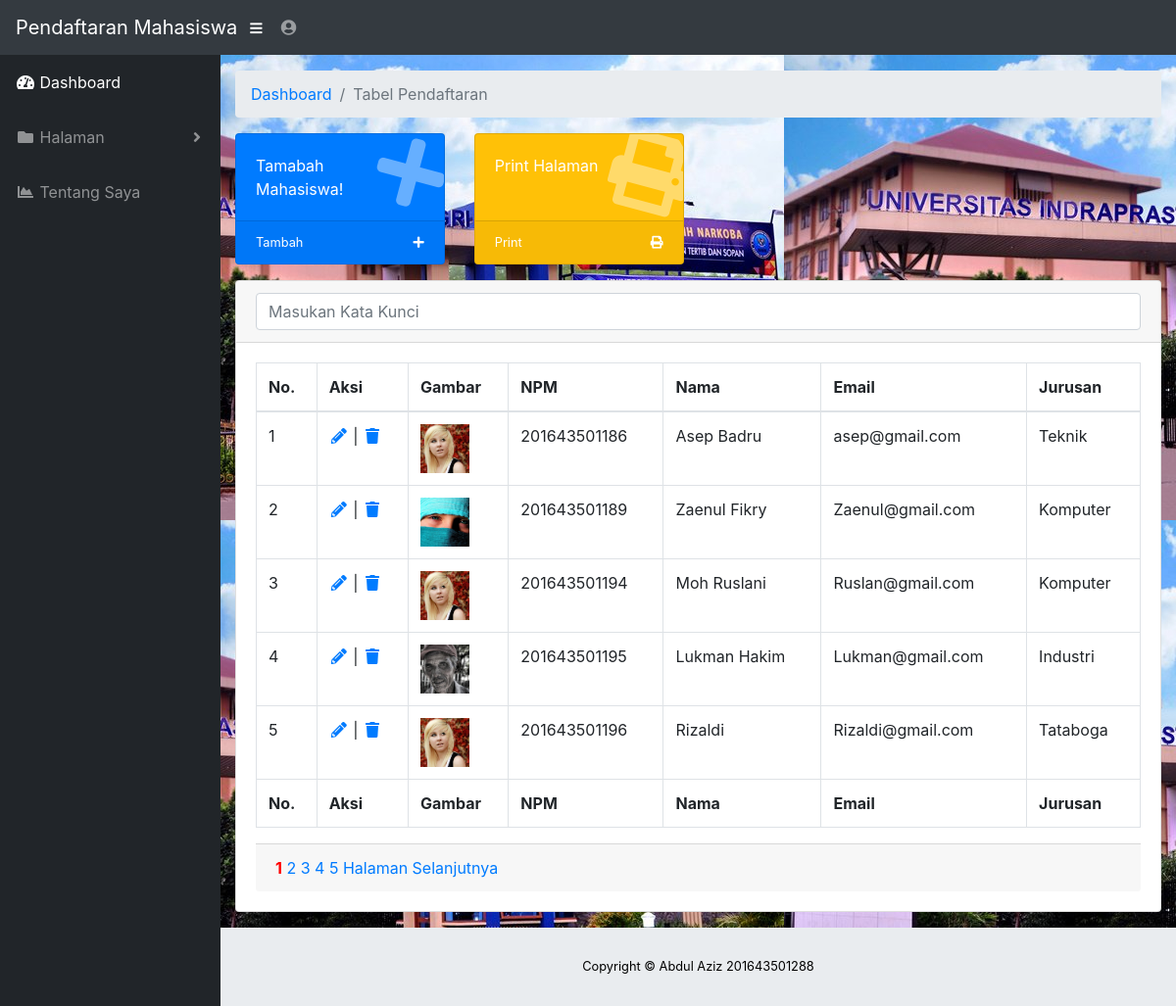
Page /15abdulaziz-edit-template2/index.php (signed in) on the committed database.
### tables this page shows
CREATE TABLE `mahasiswa` (
  `id` int(11) NOT NULL,
  `nama` varchar(200) NOT NULL,
  `npm` varchar(12) NOT NULL,
  `email` varchar(200) NOT NULL,
  `jurusan` varchar(100) NOT NULL,
  `gambar` varchar(100) NOT NULL
);

### 15abdulaziz-edit-template2/functions.php (called while the page is built, shortened)
<?php
$conn = mysqli_connect("localhost","root","","pendaftaran-mahasiswa");
function query($query){
	global $conn;
	$result = mysqli_query($conn, $query);
	$rows =[];
	while($row = mysqli_fetch_assoc($result)){
		$rows[] = $row;
	}
	return $rows;
}
?>

### 15abdulaziz-edit-template2/index.php (the view, shortened to what this page needs)
<?php
require 'functions.php';
$jumlahDataPerHalaman = 5;
$jumlahData =count(query("SELECT * FROM mahasiswa"));
$jumlahHalaman =ceil($jumlahData / $jumlahDataPerHalaman);
$halamanAktif = (isset($_GET["halaman"]))? $_GET["halaman"] :1;
$awalData = ($jumlahDataPerHalaman * $halamanAktif) - $jumlahDataPerHalaman;
$mahasiswa =query ("SELECT * FROM mahasiswa LIMIT $awalData, $jumlahDataPerHalaman");
?>
<!DOCTYPE html>
<html lang="en">
<head>
  <link href="vendor/fontawesome-free/css/all.min.css" rel="stylesheet" type="text/css">
  <link href="vendor/datatables/dataTables.bootstrap4.css" rel="stylesheet">
  <link href="css/sb-admin.css" rel="stylesheet">
  <link href="vendor/sweetalert/sweetalert2.min.css" rel="stylesheet">
</head>
<body id="page-top">
  <nav class="navbar navbar-expand navbar-dark bg-dark static-top">
    <a class="navbar-brand mr-1" href="index.html">Pendaftaran Mahasiswa</a>
    <button class="btn btn-link btn-sm text-white order-1 order-sm-0" id="sidebarToggle" href="#">
      <i class="fas fa-bars"></i>
    </button>
    <ul class="navbar-nav ml-auto ml-md-0">
      <li class="nav-item dropdown no-arrow">
        <a class="nav-link dropdown-toggle" href="#" id="userDropdown" role="button" data-toggle="dropdown" aria-haspopup="true" aria-expanded="false">
          <i class="fas fa-user-circle fa-fw"></i>
        </a>
      </li>
    </ul>
  </nav>
  <div id="wrapper">
    <ul class="sidebar navbar-nav">
      <li class="nav-item active">
        <a class="nav-link" href="index.html">
          <i class="fas fa-fw fa-tachometer-alt"></i>
          <span>Dashboard</span>
        </a>
      </li>
      <li class="nav-item dropdown">
        <a class="nav-link dropdown-toggle" href="#" id="pagesDropdown" role="button" data-toggle="dropdown" aria-haspopup="true" aria-expanded="false">
          <i class="fas fa-fw fa-folder"></i>
          <span>Halaman</span>
        </a>
      </li>
      <li class="nav-item">
        <a class="nav-link" href="charts.html">
          <i class="fas fa-fw fa-chart-area"></i>
          <span>Tentang Saya</span></a>
      </li>
    </ul>
    <div id="content-wrapper">
      <div class="container-fluid">
        <ol class="breadcrumb">
          <li class="breadcrumb-item">
            <a href="#">Dashboard</a>
          </li>
          <li class="breadcrumb-item active">Tabel Pendaftaran</li>
        </ol>
        <div class="row">
          <div class="col-xl-3 col-sm-6 mb-3">
            <div class="card text-white bg-primary o-hidden h-100">
              <div class="card-body">
                <div class="card-body-icon">
                  <i class="fas fa-fw fa-plus"></i>
                </div>
                <div class="mr-5">Tamabah Mahasiswa!</div>
              </div>
              <a class="card-footer text-white clearfix small z-1" href="tambah.php">
                <span class="float-left">Tambah</span>
                <span class="float-right">
                  <i class="fas fa-plus"></i>
                </span>
              </a>
            </div>
          </div>
          <div class="col-xl-3 col-sm-6 mb-3">
            <div class="card text-white bg-warning o-hidden h-100">
              <div class="card-body">
                <div class="card-body-icon">
                  <i class="fas fa-fw fa-print"></i>
                </div>
                <div class="mr-5">Print Halaman</div>
              </div>
              <a class="card-footer text-white clearfix small z-1" href="#" onclick="cetak()">
                <span class="float-left">Print</span>
                <span class="float-right">
                  <i class="fas fa-print"></i>
                </span>
              </a>
            </div>
          </div>
        </div>
        <div class="card mb-3">
          <div class="card-header">
              <form action="" method="post" >
                  <input type="text" name="keyword" autofocus placeholder="Masukan Kata Kunci" id="keyword" class="form-control">
                </form>
          </div>
          <div class="card-body">
            <div class="table-responsive">
              <div id="container">
              <table class="table table-bordered" id="dataTable" width="100%" cellspacing="0">
                <thead>
                  <tr>
                      <th>No.</th>
                      <th class="aksi1">Aksi</th>
                      <th>Gambar</th>
                      <th>NPM</th>
                      <th>Nama</th>
                      <th>Email</th>
                      <th>Jurusan</th>
                  </tr>
                </thead>
                <tfoot>
                  <tr>
                      <th>No.</th>
                      <th class="aksi1">Aksi</th>
                      <th>Gambar</th>
                      <th>NPM</th>
                      <th>Nama</th>
                      <th>Email</th>
                      <th>Jurusan</th>
                  </tr>
                </tfoot>
                <tbody>
                  <tr>
                    <?php $nomer =1 ?>
                      <?php foreach( $mahasiswa as $row ) : ?>
                      <tr>
                        <td><?= $nomer; ?></td>
                        <td class="aksi2">
                          <a class="fas fa-fw fa-pencil-alt" href="ubah.php?id=<?= $row ["id"]; ?>" ></a> |
                          <a class="fas fa-fw fa-trash" href="hapus.php?id=<?= $row["id"]; ?>" onclick="return confirm('Yakin');"></a>
                        </td>
                        <td><img src="img/<?= $row["gambar"]; ?>" width="50px"></td>
                        <td><?= $row["npm"]; ?></td>
                        <td><?= $row["nama"]; ?></td>
                        <td><?= $row["email"]; ?></td>
                        <td><?= $row["jurusan"]; ?></td>
                        </tr>
                      <?php $nomer++; ?>
                      <?php endforeach; ?>
                  </tr>
                </tbody>
              </table>
            </div>
          </div>
          <div class="card-footer ">
                        <?php for($i=1; $i <= $jumlahHalaman; $i++) : ?>
                          <?php  if($i == $halamanAktif) : ?>
                            <a class="halaman" href="?halaman=<?= $i; ?>" style="font-weight: bold; color: red;"><?= $i; ?></a>
                            <?php else : ?>
                            <a class="halaman" href="?halaman=<?= $i; ?>" ><?= $i; ?></a>
                          <?php endif; ?>
                        <?php endfor;?>
                        <?php if($halamanAktif <$jumlahHalaman): ?>
                        <a class="halaman" href="?halaman=<?= $halamanAktif +1 ;?>">Halaman Selanjutnya</a>
                        <?php endif;?>
          </div>
        </div>
      </div>
      <footer class="sticky-footer">
        <div class="container my-auto">
          <div class="copyright text-center my-auto">
            <span>Copyright © Abdul Aziz 201643501288</span>
          </div>
        </div>
      </footer>
    </div>
  </div>
</body>
</html>

### rows in the picture
mahasiswa: gambar (picture), npm "201643501186", nama "Asep Badru", email "asep@gmail.com", jurusan "Teknik"
mahasiswa: gambar (picture), npm "201643501189", nama "Zaenul Fikry", email "Zaenul@gmail.com", jurusan "Komputer"
mahasiswa: gambar (picture), npm "201643501194", nama "Moh Ruslani", email "Ruslan@gmail.com", jurusan "Komputer"
mahasiswa: gambar (picture), npm "201643501195", nama "Lukman Hakim", email "Lukman@gmail.com", jurusan "Industri"
mahasiswa: gambar (picture), npm "201643501196", nama "Rizaldi", email "Rizaldi@gmail.com", jurusan "Tataboga"
